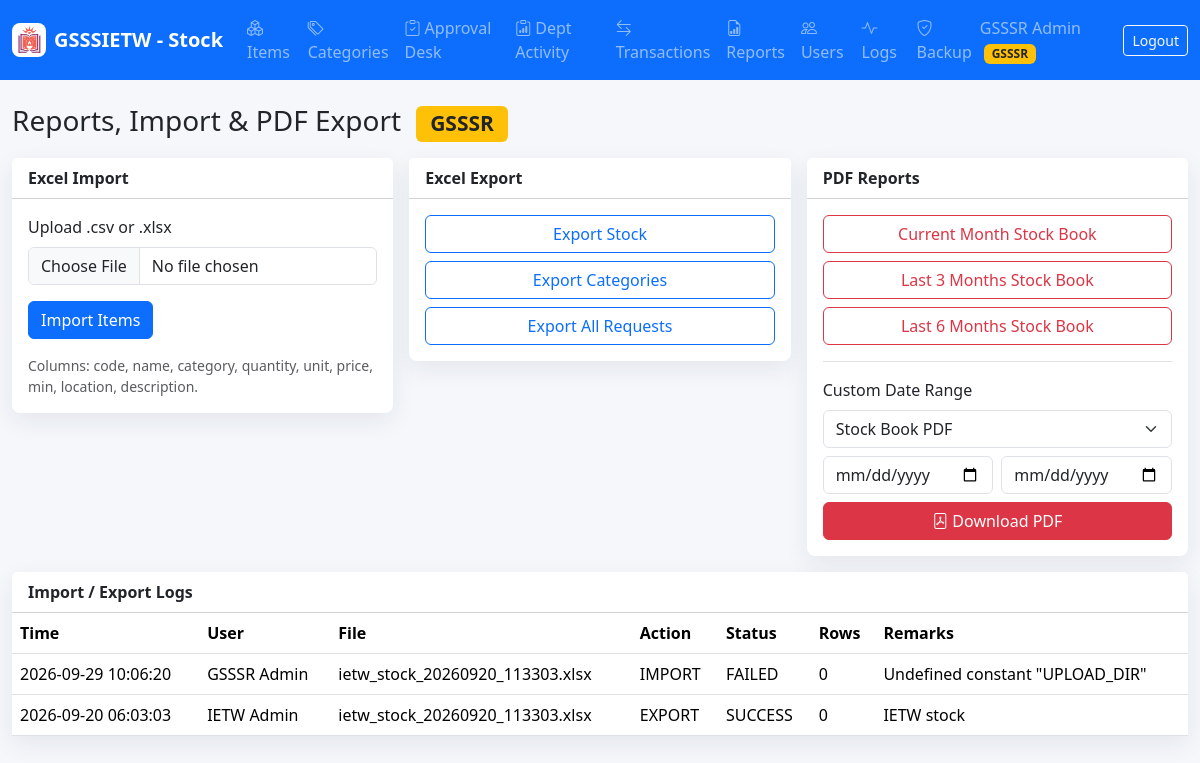
Screenshot of /admin/reports.php (signed in) with the database file from the repository.
### tables this page shows
CREATE TABLE `users` (
  `id` int NOT NULL AUTO_INCREMENT,
  `department_id` int DEFAULT NULL,
  `name` varchar(120) NOT NULL,
  `email` varchar(160) NOT NULL,
  `password_hash` varchar(255) NOT NULL,
  `role` enum('GSSSR','IETW','DEPARTMENT') NOT NULL,
  `status` enum('ACTIVE','INACTIVE') NOT NULL DEFAULT 'ACTIVE',
  `created_at` timestamp NULL DEFAULT CURRENT_TIMESTAMP,
  `updated_at` timestamp NULL DEFAULT NULL ON UPDATE CURRENT_TIMESTAMP,
  PRIMARY KEY (`id`),
  UNIQUE KEY `email` (`email`),
  KEY `department_id` (`department_id`),
  CONSTRAINT `users_ibfk_1` FOREIGN KEY (`department_id`) REFERENCES `departments` (`id`)
);

CREATE TABLE `excel_import_logs` (
  `id` int NOT NULL AUTO_INCREMENT,
  `user_id` int DEFAULT NULL,
  `file_name` varchar(255) NOT NULL,
  `action_type` enum('IMPORT','EXPORT') NOT NULL,
  `status` enum('SUCCESS','FAILED') NOT NULL,
  `rows_processed` int NOT NULL DEFAULT '0',
  `remarks` text,
  `created_at` timestamp NULL DEFAULT CURRENT_TIMESTAMP,
  PRIMARY KEY (`id`),
  KEY `user_id` (`user_id`),
  CONSTRAINT `excel_import_logs_ibfk_1` FOREIGN KEY (`user_id`) REFERENCES `users` (`id`)
);

### includes/functions.php (called while the page is built, shortened)
<?php
require_once __DIR__ . '/db.php';
function e(?string $value): string
{
    return htmlspecialchars((string)$value, ENT_QUOTES, 'UTF-8');
}
function rows(string $sql, array $params = []): array
{
    $stmt = Database::conn()->prepare($sql);
    $stmt->execute($params);
    return $stmt->fetchAll();
}

### includes/auth.php (called while the page is built, shortened)
<?php
require_once __DIR__ . '/functions.php';
function current_user(): ?array
{
    return $_SESSION['user'] ?? null;
}

### includes/db.php (called while the page is built, shortened)
<?php
final class Database
{
    private static ?PDO $pdo = null;
    public static function conn(): PDO
    {
        if (self::$pdo === null) {
            $dsn = 'mysql:host=' . DB_HOST . ';dbname=' . DB_NAME . ';charset=utf8mb4';
            self::$pdo = new PDO($dsn, DB_USER, DB_PASS, [
                PDO::ATTR_ERRMODE => PDO::ERRMODE_EXCEPTION,
                PDO::ATTR_DEFAULT_FETCH_MODE => PDO::FETCH_ASSOC,
                PDO::ATTR_EMULATE_PREPARES => false,
            ]);
        }
        return self::$pdo;
    }
}

### admin/reports.php (the view, shortened to what this page needs)
<?php
require_once __DIR__ . '/../includes/layout.php';
$imports = rows('SELECT eil.*, u.name FROM excel_import_logs eil LEFT JOIN users u ON u.id=eil.user_id ORDER BY eil.id DESC LIMIT 50');
render_header('Reports — GSSSR');
?>
<h1 class="h3 mb-3">Reports, Import & PDF Export <span class="badge bg-warning text-dark ms-2">GSSSR</span></h1>
<div class="row g-3">
  <div class="col-lg-4">
    <div class="card metric-card">
      <div class="card-header bg-white fw-semibold">Excel Import</div>
      <div class="card-body">
        <form method="post" enctype="multipart/form-data"><?php csrf_field(); ?>
          <label class="form-label">Upload .csv or .xlsx</label>
          <input name="excel" type="file" accept=".csv,.xlsx" class="form-control mb-3" required>
          <button class="btn btn-primary">Import Items</button>
        </form>
        <div class="small text-muted mt-3">Columns: code, name, category, quantity, unit, price, min, location, description.</div>
      </div>
    </div>
  </div>
  <div class="col-lg-4">
    <div class="card metric-card">
      <div class="card-header bg-white fw-semibold">Excel Export</div>
      <div class="card-body d-grid gap-2">
        <a class="btn btn-outline-primary" href="?export=stock">Export Stock</a>
        <a class="btn btn-outline-primary" href="?export=categories">Export Categories</a>
        <a class="btn btn-outline-primary" href="?export=requests">Export All Requests</a>
      </div>
    </div>
  </div>
  <div class="col-lg-4">
    <div class="card metric-card">
      <div class="card-header bg-white fw-semibold">PDF Reports</div>
      <div class="card-body">
        <div class="d-grid gap-2 mb-3">
          <a class="btn btn-outline-danger" href="<?= BASE_URL ?>/download_pdf.php?type=stockbook&quick=current_month">Current Month Stock Book</a>
          <a class="btn btn-outline-danger" href="<?= BASE_URL ?>/download_pdf.php?type=stockbook&quick=3m">Last 3 Months Stock Book</a>
          <a class="btn btn-outline-danger" href="<?= BASE_URL ?>/download_pdf.php?type=stockbook&quick=6m">Last 6 Months Stock Book</a>
        </div>
        <form method="get" action="<?= BASE_URL ?>/download_pdf.php" class="border-top pt-3">
          <label class="form-label">Custom Date Range</label>
          <select name="type" class="form-select mb-2">
            <option value="stockbook">Stock Book PDF</option>
          </select>
          <div class="row g-2">
            <div class="col-6"><input type="date" name="from" class="form-control" required></div>
            <div class="col-6"><input type="date" name="to" class="form-control" required></div>
          </div>
          <button class="btn btn-danger w-100 mt-2"><i class="bi bi-file-pdf me-1"></i>Download PDF</button>
        </form>
      </div>
    </div>
  </div>
</div>
<div class="card metric-card mt-3">
  <div class="card-header bg-white fw-semibold">Import / Export Logs</div>
  <div class="table-responsive">
    <table class="table mb-0">
      <thead><tr><th>Time</th><th>User</th><th>File</th><th>Action</th><th>Status</th><th>Rows</th><th>Remarks</th></tr></thead>
      <tbody>
        <?php foreach ($imports as $i): ?>
        <tr>
          <td><?= e($i['created_at']) ?></td><td><?= e($i['name']) ?></td>
          <td><?= e($i['file_name']) ?></td><td><?= e($i['action_type']) ?></td>
          <td><?= e($i['status']) ?></td><td><?= e($i['rows_processed']) ?></td><td><?= e($i['remarks']) ?></td>
        </tr>
        <?php endforeach; ?>
      </tbody>
    </table>
  </div>
</div>
<?php render_footer(); ?>

### includes/layout.php (shortened to what this page needs)
<?php
require_once __DIR__ . '/auth.php';
function render_header(string $title): void
{
    $u    = current_user();
    $role = $u['role'] ?? '';
    $base = BASE_URL;
    echo '<!doctype html><html lang="en"><head><meta charset="utf-8"><meta name="viewport" content="width=device-width, initial-scale=1">';
    echo '<link href="https://cdn.jsdelivr.net/npm/bootstrap@5.3.3/dist/css/bootstrap.min.css" rel="stylesheet">';
    echo '<link href="https://cdn.jsdelivr.net/npm/bootstrap-icons@1.11.3/font/bootstrap-icons.css" rel="stylesheet">';
    echo '<link href="' . $base . '/assets/css/app.css" rel="stylesheet">';
    echo '</head><body>';
    echo '<nav class="navbar navbar-expand-lg navbar-dark bg-primary sticky-top"><div class="container-fluid">';
    echo '<a class="navbar-brand fw-semibold d-flex align-items-center gap-2" href="' . $base . '/dashboard.php">'
       . '<img src="' . APP_LOGO . '" alt="' . e(APP_SHORT_NAME) . ' logo" width="34" height="34" class="brand-logo">'
       . e(APP_SHORT_NAME) . '</a>';
    if ($u) {
        echo '<div class="collapse navbar-collapse" id="topnav"><ul class="navbar-nav me-auto">';
        $links = [
            'GSSSR' => [
                ['/admin/items.php',        'Items',          'boxes'],
                ['/admin/categories.php',   'Categories',     'tags'],
                ['/admin/requests.php',     'Approval Desk',  'clipboard-check'],
                ['/admin/activities.php',   'Dept Activity',  'clipboard-data'],
                ['/admin/transactions.php', 'Transactions',   'arrow-left-right'],
                ['/admin/reports.php',      'Reports',        'file-earmark-bar-graph'],
                ['/admin/users.php',        'Users',          'people'],
                ['/admin/logs.php',         'Logs',           'activity'],
                ['/admin/backup.php',       'Backup',         'shield-check'],
            ],
            'IETW' => [
                ['/IETW/items.php',        'View Items',      'boxes'],
                ['/IETW/categories.php',   'Categories',      'tags'],
                ['/IETW/transactions.php', 'Transactions',    'arrow-left-right'],
                ['/IETW/consolidate.php',  'Consolidate',     'layers'],
                ['/IETW/allocate.php',     'Distribution',    'share'],
                ['/IETW/reports.php',      'Reports',         'file-earmark-bar-graph'],
            ],
            'DEPARTMENT' => [
                ['/department/request.php', 'New Request', 'cart-plus'],
                ['/department/history.php', 'History',     'clock-history'],
                ['/department/inventory.php', 'My Stock',  'box-seam'],
            ],
        ];
        foreach ($links[$role] ?? [] as $l) {
            echo '<li class="nav-item"><a class="nav-link" href="' . $base . $l[0] . '">'
               . '<i class="bi bi-' . $l[2] . ' me-1"></i>' . $l[1] . '</a></li>';
        }
        echo '</ul>';
        $badgeClass = match ($role) {
            'GSSSR' => 'bg-warning text-dark',
            'IETW'  => 'bg-info text-dark',
            default => 'bg-secondary',
        };
        echo '<span class="navbar-text me-3">'
           . e($u['name'])
           . ' <span class="badge ' . $badgeClass . ' ms-1">' . e($role) . '</span></span>';
        echo '<a class="btn btn-outline-light btn-sm" href="' . $base . '/logout.php">Logout</a></div>';
    }
    echo '</div></nav><main class="container-fluid py-4">';
}
function render_footer(): void
{
    echo '</main>';
    echo '</body></html>';
}

### assets/css/app.css (style rules this page uses)
body { background: #f5f7fb; }
.brand-logo { border-radius: 8px; background: #fff; padding: 2px; }
.metric-card { border: 0; border-radius: 8px; box-shadow: 0 8px 24px rgba(30, 41, 59, .08); }
.table thead th { white-space: nowrap; }

### rows the page displays
users: name "GSSSR Admin"
excel_import_logs: created_at "2026-09-29 10:06:20", user.name "GSSSR Admin", file_name "ietw_stock_20260920_113303.xlsx", action_type "IMPORT", status "FAILED", rows_processed "0", remarks "Undefined constant \"UPLOAD_DIR\""
excel_import_logs: created_at "2026-09-20 06:03:03", user.name "IETW Admin", file_name "ietw_stock_20260920_113303.xlsx", action_type "EXPORT", status "SUCCESS", rows_processed "0", remarks "IETW stock"

### other values shown
APP_SHORT_NAME "GSSSIETW - Stock"
$l[1] "Items"
$l[1] "Categories"
$l[1] "Approval Desk"
$l[1] "Dept Activity"
$l[1] "Transactions"
$l[1] "Reports"
$l[1] "Users"
$l[1] "Logs"
$l[1] "Backup"
$role "GSSSR"
